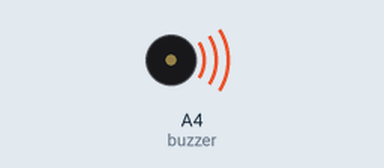
Simulated run of this sketch. Board: Arduino Uno, built with avr-gcc and run on an emulated ATmega328P. Shown: buzzer (waves = sounding).

Above: at 0.1 s.
At 24.9 s:
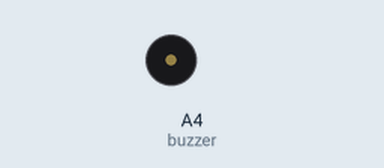
Timing chart, 0 to 40.0 s (numbered marks = the images above):
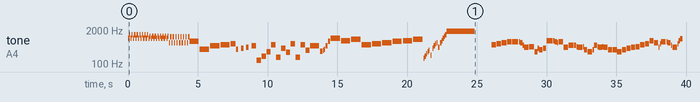

The sketch:

__.ino
```cpp
// 呪術廻戦0 ED 逆夢 (FULL version)

#include <avr/pgmspace.h>

#define NOTE_B0  31
#define NOTE_C1  33
#define NOTE_CS1 35
#define NOTE_D1  37
#define NOTE_DS1 39
#define NOTE_E1  41
#define NOTE_F1  44
#define NOTE_FS1 46
#define NOTE_G1  49
#define NOTE_GS1 52
#define NOTE_A1  55
#define NOTE_AS1 58
#define NOTE_B1  62
#define NOTE_C2  65
#define NOTE_CS2 69
#define NOTE_D2  73
#define NOTE_DS2 78
#define NOTE_E2  82
#define NOTE_F2  87
#define NOTE_FS2 93
#define NOTE_G2  98
#define NOTE_GS2 104
#define NOTE_A2  110
#define NOTE_AS2 117
#define NOTE_B2  123
#define NOTE_C3  131
#define NOTE_CS3 139
#define NOTE_D3  147
#define NOTE_DS3 156
#define NOTE_E3  165
#define NOTE_F3  175
#define NOTE_FS3 185
#define NOTE_G3  196
#define NOTE_GS3 208
#define NOTE_A3  220
#define NOTE_AS3 233
#define NOTE_B3  247
#define NOTE_C4  262
#define NOTE_CS4 277
#define NOTE_D4  294
#define NOTE_DS4 311
#define NOTE_E4  330
#define NOTE_F4  349
#define NOTE_FS4 370
#define NOTE_G4  392
#define NOTE_GS4 415
#define NOTE_A4  440
#define NOTE_AS4 466
#define NOTE_B4  494
#define NOTE_C5  523
#define NOTE_CS5 554
#define NOTE_D5  587
#define NOTE_DS5 622
#define NOTE_E5  659
#define NOTE_F5  698
#define NOTE_FS5 740
#define NOTE_G5  784
#define NOTE_GS5 831
#define NOTE_A5  880
#define NOTE_AS5 932
#define NOTE_B5  988
#define NOTE_C6  1047
#define NOTE_CS6 1109
#define NOTE_D6  1175
#define NOTE_DS6 1245
#define NOTE_E6  1319
#define NOTE_F6  1397
#define NOTE_FS6 1480
#define NOTE_G6  1568
#define NOTE_GS6 1661
#define NOTE_A6  1760
#define NOTE_AS6 1865
#define NOTE_B6  1976
#define NOTE_C7  2093
#define NOTE_CS7 2217
#define NOTE_D7  2349
#define NOTE_DS7 2489
#define NOTE_E7  2637
#define NOTE_F7  2794
#define NOTE_FS7 2960
#define NOTE_G7  3136
#define NOTE_GS7 3322
#define NOTE_A7  3520
#define NOTE_AS7 3729
#define NOTE_B7  3951
#define NOTE_C8  4186
#define NOTE_CS8 4435
#define NOTE_D8  4699
#define NOTE_DS8 4978
#define NOTE_E8  5274
#define NOTE_F8  5588
#define NOTE_FS8 5920
#define NOTE_G8  6272
#define NOTE_GS8 6645
#define NOTE_A8  7074
#define NOTE_AS8 7459
#define NOTE_B8  7902
#define REST 0

int tempo = 81;
int buzzer = A4;

const int melody[] PROGMEM = {
 NOTE_B5,32,NOTE_E6,32,NOTE_B5,32,NOTE_E6,32,NOTE_B5,32,NOTE_E6,32,NOTE_B5,32,NOTE_E6,32,NOTE_B5,32,NOTE_E6,32,NOTE_B5,32,NOTE_E6,32,NOTE_B5,32,NOTE_E6,32,NOTE_B5,32,NOTE_E6,32,
 NOTE_B5,32,NOTE_D6,32,NOTE_B5,32,NOTE_D6,32,NOTE_B5,32,NOTE_D6,32,NOTE_B5,32,NOTE_D6,32,NOTE_B5,32,NOTE_D6,32,NOTE_B5,32,NOTE_D6,32,NOTE_B5,32,NOTE_D6,32,NOTE_B5,32,NOTE_D6,32,
 NOTE_E5,32,NOTE_CS6,32,NOTE_E5,32,NOTE_CS6,32,NOTE_E5,32,NOTE_CS6,32,NOTE_E5,32,NOTE_CS6,32,NOTE_E5,32,NOTE_CS6,32,NOTE_E5,32,NOTE_CS6,32,NOTE_E5,32,NOTE_CS6,32,NOTE_E5,32,NOTE_CS6,32,
 NOTE_FS5,4,NOTE_FS4,4,NOTE_B4,4,NOTE_CS5,4,NOTE_D5,8,NOTE_FS4,16,REST,16,NOTE_G4,16,REST,16,NOTE_A4,16,REST,16,NOTE_B4,8,NOTE_CS3,8,NOTE_G3,9,NOTE_D4,9,NOTE_CS5,8,NOTE_FS3,8,NOTE_G4,9,NOTE_CS4,9,
 NOTE_D5,8,NOTE_FS3,8,NOTE_CS5,9,NOTE_E4,9,NOTE_B4,4,NOTE_DS4,16,NOTE_E4,32,NOTE_FS4,32,NOTE_B4,16,NOTE_FS5,16,NOTE_B5,4,NOTE_G5,4,NOTE_A5,4,NOTE_CS5,4,NOTE_D5,4,NOTE_E5,4,NOTE_FS5,4,NOTE_G5,4,NOTE_A5,4,
 NOTE_E3,32,NOTE_G3,32,NOTE_B3,32,NOTE_D4,32,NOTE_E4,32,REST,64,NOTE_A3,32,REST,64,NOTE_G4,32,NOTE_B4,32,NOTE_D5,32,NOTE_E5,32,
 REST,64,NOTE_A4,32,REST,64,NOTE_E5,32,NOTE_G5,32,NOTE_B5,32,NOTE_D6,32,NOTE_E6,32,NOTE_A6,-2,REST,3,
 NOTE_CS5,8,NOTE_D5,8,NOTE_E5,8,NOTE_F5,8,NOTE_F5,6,NOTE_F5,32,NOTE_E5,16,NOTE_C5,32,NOTE_A4,8,NOTE_AS4,8,NOTE_D4,12,
 NOTE_G4,32,NOTE_F4,16,NOTE_F4,32,NOTE_G4,12,NOTE_G5,6,NOTE_G5,32,NOTE_F5,16,NOTE_E5,32,NOTE_F5,8,NOTE_A4,8,NOTE_C5,8,NOTE_C5,16,NOTE_AS4,32,NOTE_A4,8,NOTE_AS4,32,NOTE_F4,12,NOTE_D4,8,
 NOTE_F4,32,NOTE_C5,12,NOTE_AS4,32,NOTE_A4,12,NOTE_AS4,32,NOTE_A4,9,NOTE_F4,9,NOTE_F4,9,NOTE_D4,9,NOTE_F4,9,NOTE_G4,9,NOTE_A4,9,NOTE_AS4,9,NOTE_CS5,9,NOTE_D5,9,NOTE_G5,9,NOTE_E5,9,
 NOTE_A4,32,NOTE_D5,32,NOTE_F5,8,NOTE_F5,32,NOTE_E5,12,NOTE_C5,32,NOTE_A4,8,NOTE_D5,32,NOTE_G5,32,NOTE_AS5,16,REST,12,NOTE_G4,32,NOTE_F4,12,NOTE_F4,32,NOTE_G4,9,
 NOTE_C5,32,NOTE_E5,32,NOTE_G5,8,NOTE_G5,32,NOTE_F5,16,NOTE_E5,32,NOTE_F5,9,NOTE_F5,32,NOTE_A5,32,NOTE_C6,16,NOTE_G5,9,NOTE_E6,9,NOTE_A5,9,NOTE_F5,32,NOTE_AS5,32,NOTE_D6,16,NOTE_F5,9,NOTE_AS5,16,NOTE_AS5,32,
 NOTE_A5,8,NOTE_F5,32,NOTE_B5,32,NOTE_D6,16,NOTE_F5,9,REST,12,NOTE_D5,9,NOTE_F5,9,NOTE_E5,9,NOTE_F5,9,NOTE_G5,9,NOTE_A5,9,NOTE_G5,9,NOTE_AS5,9,NOTE_GS5,9,NOTE_A5,32,NOTE_D6,32,NOTE_F6,32,NOTE_A6,8,
 NOTE_C6,8,NOTE_D6,16,REST,16,NOTE_DS6,16,NOTE_F6,16,REST,16,NOTE_FS6,16,REST,16,NOTE_AS6,16,REST,16,NOTE_AS5,8,
 NOTE_AS3,32,NOTE_CS4,12,NOTE_DS4,16,REST,16,NOTE_FS4,16,REST,16,NOTE_GS4,9,NOTE_AS4,9,NOTE_B4,9,NOTE_A4,32,NOTE_AS4,4,REST,32,NOTE_CS3,16,REST,24,NOTE_FS4,32,NOTE_GS4,16,NOTE_FS4,6,
 NOTE_DS4,16,NOTE_CS4,32,NOTE_AS3,16,NOTE_CS4,32,NOTE_AS3,16,NOTE_GS3,32,NOTE_B3,5,NOTE_CS3,12,NOTE_DS3,32,NOTE_FS3,16,NOTE_GS3,32,NOTE_FS3,4,NOTE_DS4,9,NOTE_FS3,16,NOTE_GS3,32,NOTE_D4,4,NOTE_A4,9,
 NOTE_GS4,4,NOTE_FS4,5,NOTE_E4,8,NOTE_FS4,4,NOTE_CS3,16,REST,16,NOTE_FS5,9,NOTE_F5,16,NOTE_DS5,9,NOTE_F5,9,NOTE_F5,9,NOTE_F5,32,NOTE_FS5,4,NOTE_CS3,16,REST,12,
 NOTE_FS5,9,NOTE_F5,16,NOTE_DS5,9,NOTE_CS5,9,NOTE_DS5,9,NOTE_DS5,32,NOTE_CS5,9,NOTE_FS4,12,NOTE_FS4,6,NOTE_A4,16,NOTE_A4,32,NOTE_GS4,6,NOTE_FS4,5,NOTE_FS4,9,NOTE_D5,5,NOTE_D5,9,
 NOTE_CS5,5,NOTE_B4,5,NOTE_AS4,5,REST,16,NOTE_FS4,16,NOTE_FS5,6,NOTE_FS5,32,NOTE_F5,9,NOTE_F5,12,NOTE_AS5,9,NOTE_GS5,9,NOTE_GS5,32,NOTE_FS5,4,NOTE_CS3,16,REST,16,
 NOTE_FS5,9,NOTE_F5,9,NOTE_DS5,16,NOTE_CS5,9,NOTE_CS5,32,NOTE_DS5,12,NOTE_CS5,32,NOTE_B4,9,NOTE_FS4,12,NOTE_FS4,12,NOTE_GS4,32,NOTE_A4,9,NOTE_GS4,6,NOTE_FS4,9,REST,12,
 NOTE_FS4,9,NOTE_D5,4,NOTE_D5,9,NOTE_CS5,5,NOTE_B4,5,NOTE_AS4,9,NOTE_FS4,4,NOTE_FS5,9,NOTE_FS5,9,NOTE_E5,9,NOTE_D5,9,NOTE_CS5,12,NOTE_D5,32,NOTE_GS4,12,NOTE_D5,32,NOTE_CS5,9,
 NOTE_FS4,9,NOTE_CS5,9,NOTE_CS5,9,NOTE_E5,9,NOTE_CS5,12,NOTE_A5,32,NOTE_B5,9,NOTE_A5,32,NOTE_A5,9,NOTE_FS5,9,NOTE_F3,12,NOTE_CS4,32,NOTE_GS4,12,NOTE_FS4,32,NOTE_GS4,12,NOTE_FS4,32,NOTE_GS4,12,
 NOTE_A4,6,NOTE_A4,9,NOTE_A4,16,NOTE_A4,32,NOTE_B4,9,NOTE_AS4,9,NOTE_B4,9,NOTE_CS5,9,NOTE_D5,4,NOTE_CS5,16,NOTE_B4,9,NOTE_A4,16,NOTE_FS4,6,
 NOTE_FS5,9,NOTE_FS5,9,NOTE_E5,9,NOTE_E4,9,NOTE_DS5,32,NOTE_CS5,12,NOTE_CS5,32,NOTE_D5,12,NOTE_CS5,6,NOTE_FS4,9,NOTE_CS5,9,NOTE_CS5,16,NOTE_E5,9,NOTE_CS5,12,NOTE_CS5,32,NOTE_B4,12,NOTE_A4,16,NOTE_A4,32,
 NOTE_GS4,9,NOTE_FS4,9,NOTE_F4,12,NOTE_FS4,32,NOTE_GS4,12,NOTE_A4,6,NOTE_CS4,12,NOTE_A4,32,NOTE_A4,12,NOTE_A4,32,NOTE_A4,12,NOTE_A4,32,NOTE_B4,9,NOTE_AS4,9,NOTE_B4,9,NOTE_CS5,9,NOTE_D5,9,
 NOTE_DS5,9,NOTE_F5,9,NOTE_FS5,9,NOTE_FS5,5,NOTE_FS4,32,NOTE_F5,16,NOTE_CS5,32,NOTE_AS4,9,NOTE_FS4,9,REST,12,NOTE_GS4,32,NOTE_FS4,16,NOTE_FS4,32,NOTE_GS4,16,NOTE_GS4,32,NOTE_GS5,5,NOTE_GS5,32,
 NOTE_FS5,12,NOTE_F5,32,NOTE_FS5,9,NOTE_AS4,9,NOTE_CS5,9,NOTE_CS5,12,NOTE_B4,32,NOTE_AS4,12,NOTE_B4,32,NOTE_FS4,9,REST,12,NOTE_FS4,32,NOTE_CS5,12,NOTE_B4,32,NOTE_AS4,12,NOTE_B4,32,NOTE_AS4,9,
 NOTE_FS4,9,NOTE_FS4,9,NOTE_DS4,9,NOTE_FS4,9,NOTE_GS4,9,NOTE_AS4,9,NOTE_B4,9,NOTE_D5,9,NOTE_DS5,9,NOTE_GS5,9,NOTE_F5,9,
 NOTE_FS5,5,NOTE_FS5,32,NOTE_F5,12,NOTE_CS5,32,NOTE_FS4,8,NOTE_FS4,8,REST,12,
 NOTE_GS4,32,NOTE_FS4,16,NOTE_FS4,32,NOTE_FS4,16,NOTE_FS4,32,NOTE_GS5,4,NOTE_GS5,32,NOTE_FS5,16,NOTE_F5,32,NOTE_FS5,9,NOTE_CS5,9,
 NOTE_GS5,9,NOTE_B5,9,NOTE_AS5,9,NOTE_DS5,9,NOTE_FS5,9,NOTE_B5,9,NOTE_AS5,9,NOTE_DS5,9,NOTE_GS5,9,NOTE_FS5,16,NOTE_FS5,32,NOTE_C3,9,NOTE_FS5,9,NOTE_F5,9,NOTE_FS5,9,NOTE_GS5,9,NOTE_AS5,9,NOTE_GS5,9,
 NOTE_B5,9,NOTE_A5,9,NOTE_AS5,9,NOTE_C4,16,NOTE_CS4,32,NOTE_DS4,16,REST,16,NOTE_FS4,16,REST,24,NOTE_GS4,9,NOTE_AS4,9,NOTE_B4,9,NOTE_A5,32,NOTE_AS4,3,NOTE_CS3,16,REST,24,NOTE_FS4,32,NOTE_GS4,16,
 NOTE_FS4,4,NOTE_CS5,16,NOTE_B4,32,NOTE_FS4,16,NOTE_GS4,32,NOTE_FS4,4,NOTE_B4,9,NOTE_E4,16,NOTE_DS4,32,NOTE_FS4,16,REST,16,NOTE_DS4,16,REST,16,NOTE_FS4,16,NOTE_GS4,32,NOTE_CS5,16,NOTE_C5,32,NOTE_B4,4,
 NOTE_FS4,16,NOTE_GS4,32,NOTE_A4,4,NOTE_GS4,4,NOTE_FS4,9,NOTE_AS4,9,
 REST,16,NOTE_FS4,16,NOTE_FS5,9,NOTE_FS5,16,NOTE_F5,6,NOTE_F5,16,NOTE_AS5,9,NOTE_GS4,9,NOTE_GS4,32,NOTE_FS4,9,NOTE_DS2,9,
 NOTE_FS5,9,NOTE_FS5,12,NOTE_F5,9,NOTE_DS5,16,NOTE_DS5,32,NOTE_CS5,16,NOTE_DS5,9,NOTE_CS5,32,NOTE_B4,9,NOTE_FS4,12,NOTE_FS4,9,NOTE_A4,9,NOTE_GS4,9,NOTE_FS4,9,NOTE_DS4,32,NOTE_FS5,12,NOTE_FS4,7,
 NOTE_D5,4,NOTE_D4,9,NOTE_CS5,9,NOTE_CS5,9,NOTE_B4,9,NOTE_B4,9,NOTE_AS4,9,NOTE_FS4,5,NOTE_FS4,32,NOTE_FS5,9,NOTE_FS5,12,NOTE_E5,9,NOTE_D4,12,NOTE_D4,32,NOTE_CS5,16,NOTE_D5,16,NOTE_D5,16,
 NOTE_CS5,16,NOTE_A4,9,NOTE_FS4,9,NOTE_CS5,9,NOTE_CS5,12,NOTE_E5,6,NOTE_CS5,12,NOTE_B4,9,NOTE_A4,32,NOTE_A4,9,NOTE_GS4,9,NOTE_F3,12,NOTE_CS5,32,NOTE_GS4,12,NOTE_FS4,32,NOTE_GS4,12,NOTE_FS4,32,NOTE_GS5,16,
 NOTE_A4,6,NOTE_A4,9,NOTE_A4,12,NOTE_A4,32,NOTE_B4,9,NOTE_AS4,9,NOTE_B4,9,NOTE_CS5,9,NOTE_D4,5,NOTE_CS5,12,NOTE_B4,9,NOTE_A4,32,NOTE_FS4,5,NOTE_FS5,9,NOTE_FS5,9,NOTE_E5,9,NOTE_D5,9,NOTE_CS5,12,NOTE_D5,8,
 NOTE_D5,32,NOTE_CS5,9,NOTE_FS4,9,NOTE_CS5,9,NOTE_CS5,12,NOTE_E5,6,NOTE_CS5,16,NOTE_CS5,32,NOTE_B4,16,NOTE_A4,8,NOTE_A4,32,NOTE_GS4,9,NOTE_FS4,9,NOTE_F4,16,NOTE_FS4,14,NOTE_GS4,12,NOTE_A4,7,NOTE_CS4,9,
 NOTE_A4,16,NOTE_A4,32,NOTE_A4,16,NOTE_A4,32,NOTE_B4,9,NOTE_AS4,9,NOTE_B4,9,NOTE_CS5,9,NOTE_D5,9,NOTE_DS5,9,NOTE_F5,9,NOTE_FS5,9,NOTE_FS5,5,
 NOTE_FS5,32,NOTE_F5,16,NOTE_CS5,32,NOTE_AS4,9,NOTE_FS4,9,REST,12,NOTE_GS4,32,NOTE_FS4,16,NOTE_FS4,32,NOTE_GS4,16,NOTE_GS4,32,NOTE_GS5,4,NOTE_GS5,32,NOTE_FS5,16,NOTE_F5,32,NOTE_FS5,9,
 NOTE_AS4,9,NOTE_CS5,9,NOTE_CS5,12,NOTE_B4,32,NOTE_AS4,12,NOTE_B4,32,NOTE_FS4,9,REST,12,NOTE_FS4,32,NOTE_CS5,12,NOTE_B4,32,NOTE_AS4,12,NOTE_B4,32,NOTE_AS4,9,NOTE_FS4,9,NOTE_FS4,9,
 NOTE_DS4,9,NOTE_FS4,9,NOTE_GS4,9,NOTE_AS4,9,NOTE_B4,9,NOTE_D5,9,NOTE_DS5,9,NOTE_GS5,9,NOTE_F5,9,
 NOTE_FS5,5,NOTE_FS5,32,NOTE_F5,12,NOTE_CS5,32,NOTE_AS4,9,NOTE_FS4,9,REST,16,NOTE_GS4,32,NOTE_FS4,12,NOTE_FS4,32,NOTE_GS4,12,NOTE_GS4,32,NOTE_GS5,5,NOTE_GS5,32,NOTE_FS5,12,
 NOTE_F5,32,NOTE_FS5,12,NOTE_CS5,9,NOTE_GS5,9,NOTE_B5,9,NOTE_AS5,9,NOTE_DS4,9,NOTE_FS4,9,NOTE_B5,16,NOTE_B5,32,NOTE_AS5,9,NOTE_FS5,9,NOTE_FS5,4,NOTE_DS5,9,NOTE_FS5,9,NOTE_F5,9,
 NOTE_FS5,9,NOTE_GS5,9,NOTE_AS5,9,NOTE_GS5,9,NOTE_B5,9,NOTE_A5,9,NOTE_CS6,9,NOTE_FS6,9,NOTE_GS6,4,NOTE_CS6,4,NOTE_B5,5,NOTE_CS6,9,NOTE_F6,9,NOTE_FS6,9,NOTE_GS6,9,
 NOTE_B5,4,NOTE_AS5,5,NOTE_FS5,5,NOTE_DS5,9,NOTE_CS5,9,NOTE_C5,9,NOTE_DS4,9,NOTE_GS4,5,NOTE_DS3,9,REST,32,
 NOTE_DS3,32,NOTE_FS3,32,NOTE_DS3,32,NOTE_FS3,32,NOTE_GS3,32,NOTE_AS3,32,NOTE_CS4,32,NOTE_AS3,32,NOTE_CS4,32,NOTE_D4,32,NOTE_DS4,32,NOTE_FS4,32,NOTE_GS4,32,NOTE_AS4,32,NOTE_CS5,32,NOTE_AS4,32,NOTE_CS5,32,
 NOTE_D5,32,NOTE_DS5,32,NOTE_FS5,32,NOTE_GS5,32,NOTE_FS5,32,NOTE_AS5,9,REST,8,NOTE_DS5,32,REST,32,NOTE_FS5,9,REST,12,NOTE_FS5,32,
 NOTE_GS5,9,NOTE_GS5,9,NOTE_AS5,9,NOTE_GS5,9,REST,9,NOTE_FS5,9,NOTE_F5,12,NOTE_FS5,32,
 NOTE_G5,12,NOTE_GS5,32,NOTE_FS5,12,NOTE_F5,32,NOTE_DS5,12,NOTE_CS5,32,NOTE_C5,12,NOTE_B4,32,NOTE_AS4,12,NOTE_D5,32,NOTE_DS5,9,REST,12,NOTE_DS5,32,NOTE_FS5,9,REST,12,NOTE_FS5,32,NOTE_GS5,9,NOTE_GS5,9,
 NOTE_AS5,9,NOTE_GS5,4,NOTE_FS5,4,NOTE_B5,4,NOTE_AS5,9,REST,6,NOTE_DS5,9,REST,12,NOTE_DS5,32,NOTE_FS5,9,REST,12,NOTE_FS5,32,NOTE_GS5,9,NOTE_G5,9,NOTE_AS5,9,NOTE_GS5,9,REST,9,
 NOTE_FS5,9,REST,16,NOTE_FS4,32,NOTE_F4,32,NOTE_GS4,32,NOTE_B4,32,NOTE_AS4,16,NOTE_D5,32,NOTE_F5,32,NOTE_GS5,32,NOTE_FS5,32,NOTE_GS5,32,NOTE_AS5,9,NOTE_GS5,32,NOTE_FS5,32,NOTE_DS5,9,
 REST,12,NOTE_D5,32,NOTE_FS5,9,REST,12,NOTE_FS5,32,NOTE_GS5,9,NOTE_G5,9,NOTE_AS5,9,NOTE_GS5,4,REST,32,NOTE_FS5,4,NOTE_B5,6,NOTE_CS6,9,NOTE_AS5,4,NOTE_FS5,5,NOTE_FS5,32,NOTE_AS5,16,NOTE_CS5,32,NOTE_AS4,9,
 NOTE_DS5,32,NOTE_FS5,32,NOTE_B5,12,REST,12,NOTE_GS4,32,NOTE_FS4,16,NOTE_FS4,32,NOTE_GS4,9,NOTE_CS5,32,NOTE_F5,32,NOTE_GS5,6,NOTE_GS5,32,NOTE_FS5,16,NOTE_F5,32,NOTE_FS5,9,NOTE_AS5,9,REST,9,
 NOTE_CS5,16,NOTE_B4,32,NOTE_AS4,16,NOTE_B4,32,NOTE_FS4,32,NOTE_B4,32,NOTE_DS5,12,REST,8,NOTE_CS5,16,NOTE_B4,32,NOTE_AS4,16,NOTE_B4,32,NOTE_FS4,32,NOTE_C5,32,NOTE_DS5,12,NOTE_FS4,9,NOTE_FS4,9,
 NOTE_DS4,9,NOTE_FS4,32,NOTE_CS5,12,NOTE_FS4,16,NOTE_FS4,32,NOTE_AS4,9,NOTE_B4,9,NOTE_D5,9,NOTE_DS5,16,NOTE_DS5,32,NOTE_GS5,9,NOTE_F5,9,
 NOTE_FS5,4,NOTE_FS5,32,NOTE_F5,16,NOTE_CS5,32,NOTE_AS4,9,NOTE_DS5,9,NOTE_GS4,9,NOTE_FS4,16,NOTE_FS4,32,NOTE_GS4,9,NOTE_GS5,5,REST,64,NOTE_GS5,32,NOTE_FS5,16,NOTE_F5,32,NOTE_FS5,9,NOTE_AS4,9,
 NOTE_GS5,9,NOTE_B5,9,NOTE_AS5,9,NOTE_DS5,9,NOTE_FS5,9,NOTE_B5,16,NOTE_B5,32,NOTE_AS5,9,NOTE_GS5,9,NOTE_GS5,4,NOTE_DS5,12,NOTE_DS5,32,NOTE_FS5,9,
 NOTE_F5,12,NOTE_F5,32,NOTE_FS5,12,NOTE_FS5,32,NOTE_GS5,12,NOTE_GS5,32,NOTE_AS5,16,NOTE_GS5,12,NOTE_GS5,32,NOTE_B5,16,NOTE_AS5,6,
 NOTE_DS4,32,NOTE_DS5,12,NOTE_E4,32,NOTE_E5,12,NOTE_F4,32,NOTE_F5,12,NOTE_B5,9,NOTE_C6,9,NOTE_B5,9,NOTE_D6,5,NOTE_B5,16,NOTE_G5,9,
 REST,12,REST,64,NOTE_D3,16,NOTE_D4,16,NOTE_E4,32,NOTE_B4,5,NOTE_D4,12,NOTE_E4,32,NOTE_G4,12,NOTE_A4,32,NOTE_G4,4,NOTE_D3,16,REST,16,NOTE_G4,9,NOTE_A4,9,NOTE_G4,9,NOTE_A4,9,NOTE_B4,9,
 NOTE_C5,16,NOTE_G4,6,NOTE_G3,16,REST,16,NOTE_F5,9,NOTE_E5,9,NOTE_G5,9,NOTE_G5,12,NOTE_A5,32,NOTE_G5,12,NOTE_A5,32,NOTE_AS5,5,NOTE_G3,16,REST,12,NOTE_A4,9,NOTE_AS4,9,NOTE_C5,9,NOTE_DS5,9,NOTE_FS5,9,NOTE_G5,5,
 NOTE_G5,32,NOTE_FS5,12,NOTE_D5,32,NOTE_B4,9,NOTE_A4,9,REST,16,NOTE_A4,32,NOTE_G4,12,NOTE_G4,32,NOTE_A4,12,NOTE_A4,32,NOTE_A5,5,NOTE_A5,32,NOTE_G5,12,NOTE_FS5,32,NOTE_G5,9,
 NOTE_B4,9,NOTE_D5,9,NOTE_D5,12,NOTE_C5,32,NOTE_B4,12,NOTE_C5,32,NOTE_G4,9,REST,16,NOTE_G4,32,NOTE_D5,12,NOTE_C5,32,NOTE_B4,12,NOTE_C5,32,
 NOTE_B4,9,NOTE_G4,9,NOTE_G4,9,NOTE_E4,9,NOTE_G4,9,NOTE_A4,9,NOTE_B4,9,NOTE_C5,9,NOTE_DS5,9,NOTE_E5,9,NOTE_A5,9,NOTE_FS5,9,NOTE_G5,5,NOTE_G5,32,NOTE_FS5,12,NOTE_D5,32,NOTE_B4,9,NOTE_A4,9,REST,16,
 NOTE_A4,32,NOTE_G4,12,NOTE_G4,32,NOTE_A4,9,NOTE_A5,4,NOTE_A5,32,NOTE_C6,9,NOTE_B5,9,NOTE_D5,9,NOTE_G5,9,NOTE_C6,9,NOTE_B5,9,NOTE_E5,9,NOTE_G5,9,NOTE_C6,9,NOTE_B5,9,NOTE_G5,9,NOTE_G5,9,REST,12,
 NOTE_E5,9,NOTE_G5,9,NOTE_FS5,9,NOTE_G5,9,NOTE_A5,9,NOTE_B5,9,NOTE_A5,9,NOTE_C6,9,NOTE_AS5,9,NOTE_B5,4,REST,16,NOTE_D4,9,NOTE_DS4,8,NOTE_E4,7,NOTE_FS4,6,NOTE_D4,32,NOTE_G5,32,NOTE_B5,9,NOTE_G4,12,NOTE_G4,12,
 NOTE_A4,6,NOTE_B4,6,NOTE_C5,16,NOTE_D5,16,NOTE_C5,16,NOTE_B4,16,NOTE_G4,32,NOTE_B4,32,NOTE_E5,32,NOTE_C5,12,NOTE_G5,12,NOTE_D6,12,NOTE_C6,12,NOTE_B5,12,NOTE_C5,32,NOTE_E5,32,NOTE_G5,32,NOTE_C6,16,NOTE_G5,16,
 REST,12,NOTE_C5,16,NOTE_D5,16,NOTE_D6,9,NOTE_C6,9,NOTE_B5,16,NOTE_C6,16,NOTE_C6,9,NOTE_F5,9,NOTE_DS5,9,NOTE_G5,6,NOTE_FS5,32,NOTE_G5,5,NOTE_D4,5,NOTE_C5,6,NOTE_B4,6,NOTE_A4,6,NOTE_G4,2,
 NOTE_G4,32,NOTE_A4,12,NOTE_G4,9,NOTE_C5,9,NOTE_D5,9,NOTE_E5,3,NOTE_E4,5,NOTE_C4,9,NOTE_D4,9,NOTE_DS5,4,NOTE_D4,9,NOTE_DS4,9,NOTE_F5,6,NOTE_DS5,6,NOTE_D5,6,NOTE_C5,4,NOTE_D3,32,NOTE_G3,32,NOTE_A3,32,
 NOTE_B3,-1,

};

int notes = sizeof(melody) / sizeof(melody[0]) / 2;
int wholenote = (60000 * 4) / tempo;

void playMelody(const int melody[], int notes, int wholenote) {
  for (int thisNote = 0; thisNote < notes * 2; thisNote += 2) {

    int pitch = pgm_read_word(&melody[thisNote]);
    int divider = pgm_read_word(&melody[thisNote + 1]);

    int noteDuration;

    if (divider > 0) {
      // 正常音符
      noteDuration = wholenote / divider;
    } else {
      // 負音符（1.5倍）
      noteDuration = wholenote / abs(divider);
      noteDuration = noteDuration * 1.5;
    }

    tone(buzzer, pitch, noteDuration * 0.9);
    delay(noteDuration);
    noTone(buzzer);
  }
}

void setup() {
  playMelody(melody, notes, wholenote);
}

void loop() {
}
```

Measured:
- by itself, tone on A4 (buzzer): plays 988 Hz for 0.08 s, 1319 Hz for 0.08 s, 988 Hz for 0.08 s, 1319 Hz for 0.08 s, 988 Hz for 0.08 s, 1319 Hz for 0.08 s … (155 notes in this stretch)
